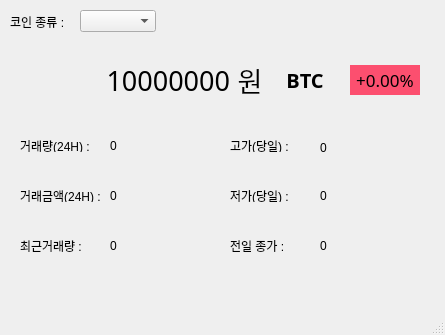
<?xml version="1.0" encoding="UTF-8"?>
<ui version="4.0">
 <class>MainWindow</class>
 <widget class="QMainWindow" name="MainWindow">
  <property name="geometry">
   <rect>
    <x>0</x>
    <y>0</y>
    <width>445</width>
    <height>335</height>
   </rect>
  </property>
  <property name="windowTitle">
   <string>MainWindow</string>
  </property>
  <widget class="QWidget" name="centralwidget">
   <widget class="QLabel" name="price_coin_label">
    <property name="geometry">
     <rect>
      <x>10</x>
      <y>60</y>
      <width>220</width>
      <height>40</height>
     </rect>
    </property>
    <property name="font">
     <font>
      <family>HY엽서M</family>
      <pointsize>20</pointsize>
     </font>
    </property>
    <property name="text">
     <string>10000000</string>
    </property>
    <property name="alignment">
     <set>Qt::AlignRight|Qt::AlignTrailing|Qt::AlignVCenter</set>
    </property>
   </widget>
   <widget class="QLabel" name="label_2">
    <property name="geometry">
     <rect>
      <x>230</x>
      <y>60</y>
      <width>40</width>
      <height>40</height>
     </rect>
    </property>
    <property name="font">
     <font>
      <family>HY궁서B</family>
      <pointsize>20</pointsize>
     </font>
    </property>
    <property name="text">
     <string>원</string>
    </property>
    <property name="alignment">
     <set>Qt::AlignCenter</set>
    </property>
   </widget>
   <widget class="QLabel" name="label_3">
    <property name="geometry">
     <rect>
      <x>280</x>
      <y>65</y>
      <width>50</width>
      <height>30</height>
     </rect>
    </property>
    <property name="font">
     <font>
      <family>Arial Black</family>
      <pointsize>15</pointsize>
      <weight>75</weight>
      <bold>true</bold>
     </font>
    </property>
    <property name="text">
     <string>BTC</string>
    </property>
    <property name="alignment">
     <set>Qt::AlignCenter</set>
    </property>
    <property name="margin">
     <number>0</number>
    </property>
    <property name="indent">
     <number>-1</number>
    </property>
   </widget>
   <widget class="QLabel" name="coin_change_label">
    <property name="geometry">
     <rect>
      <x>350</x>
      <y>65</y>
      <width>70</width>
      <height>30</height>
     </rect>
    </property>
    <property name="font">
     <font>
      <family>Agency FB</family>
      <pointsize>13</pointsize>
     </font>
    </property>
    <property name="styleSheet">
     <string notr="true">background-color: rgba(255, 35, 75, 200);
</string>
    </property>
    <property name="text">
     <string>+0.00%</string>
    </property>
    <property name="alignment">
     <set>Qt::AlignCenter</set>
    </property>
   </widget>
   <widget class="QLabel" name="label_5">
    <property name="geometry">
     <rect>
      <x>20</x>
      <y>140</y>
      <width>90</width>
      <height>12</height>
     </rect>
    </property>
    <property name="text">
     <string>거래량(24H) :</string>
    </property>
   </widget>
   <widget class="QLabel" name="rate_trade_label">
    <property name="geometry">
     <rect>
      <x>110</x>
      <y>140</y>
      <width>110</width>
      <height>12</height>
     </rect>
    </property>
    <property name="text">
     <string>0</string>
    </property>
   </widget>
   <widget class="QLabel" name="label_7">
    <property name="geometry">
     <rect>
      <x>20</x>
      <y>190</y>
      <width>90</width>
      <height>12</height>
     </rect>
    </property>
    <property name="text">
     <string>거래금액(24H) :</string>
    </property>
   </widget>
   <widget class="QLabel" name="rate_price_label">
    <property name="geometry">
     <rect>
      <x>110</x>
      <y>190</y>
      <width>110</width>
      <height>12</height>
     </rect>
    </property>
    <property name="text">
     <string>0</string>
    </property>
   </widget>
   <widget class="QLabel" name="label_9">
    <property name="geometry">
     <rect>
      <x>20</x>
      <y>240</y>
      <width>90</width>
      <height>12</height>
     </rect>
    </property>
    <property name="text">
     <string>최근거래량 :</string>
    </property>
   </widget>
   <widget class="QLabel" name="trade_volum_label">
    <property name="geometry">
     <rect>
      <x>110</x>
      <y>240</y>
      <width>110</width>
      <height>12</height>
     </rect>
    </property>
    <property name="text">
     <string>0</string>
    </property>
   </widget>
   <widget class="QLabel" name="label_11">
    <property name="geometry">
     <rect>
      <x>230</x>
      <y>140</y>
      <width>90</width>
      <height>12</height>
     </rect>
    </property>
    <property name="text">
     <string>고가(당일) :</string>
    </property>
   </widget>
   <widget class="QLabel" name="price_high_label">
    <property name="geometry">
     <rect>
      <x>320</x>
      <y>140</y>
      <width>110</width>
      <height>16</height>
     </rect>
    </property>
    <property name="text">
     <string>0</string>
    </property>
   </widget>
   <widget class="QLabel" name="label_13">
    <property name="geometry">
     <rect>
      <x>230</x>
      <y>190</y>
      <width>90</width>
      <height>12</height>
     </rect>
    </property>
    <property name="text">
     <string>저가(당일) :</string>
    </property>
   </widget>
   <widget class="QLabel" name="price_low_label">
    <property name="geometry">
     <rect>
      <x>320</x>
      <y>190</y>
      <width>110</width>
      <height>12</height>
     </rect>
    </property>
    <property name="text">
     <string>0</string>
    </property>
   </widget>
   <widget class="QLabel" name="label_15">
    <property name="geometry">
     <rect>
      <x>230</x>
      <y>240</y>
      <width>90</width>
      <height>12</height>
     </rect>
    </property>
    <property name="text">
     <string>전일 종가 :</string>
    </property>
   </widget>
   <widget class="QLabel" name="price_end_label">
    <property name="geometry">
     <rect>
      <x>320</x>
      <y>240</y>
      <width>110</width>
      <height>12</height>
     </rect>
    </property>
    <property name="text">
     <string>0</string>
    </property>
   </widget>
   <widget class="QComboBox" name="coin_comboBox">
    <property name="geometry">
     <rect>
      <x>80</x>
      <y>10</y>
      <width>76</width>
      <height>22</height>
     </rect>
    </property>
   </widget>
   <widget class="QLabel" name="label_17">
    <property name="geometry">
     <rect>
      <x>10</x>
      <y>12</y>
      <width>71</width>
      <height>20</height>
     </rect>
    </property>
    <property name="text">
     <string>코인 종류 : </string>
    </property>
   </widget>
  </widget>
  <widget class="QMenuBar" name="menubar">
   <property name="geometry">
    <rect>
     <x>0</x>
     <y>0</y>
     <width>445</width>
     <height>21</height>
    </rect>
   </property>
  </widget>
  <widget class="QStatusBar" name="statusbar"/>
 </widget>
 <resources/>
 <connections/>
</ui>
